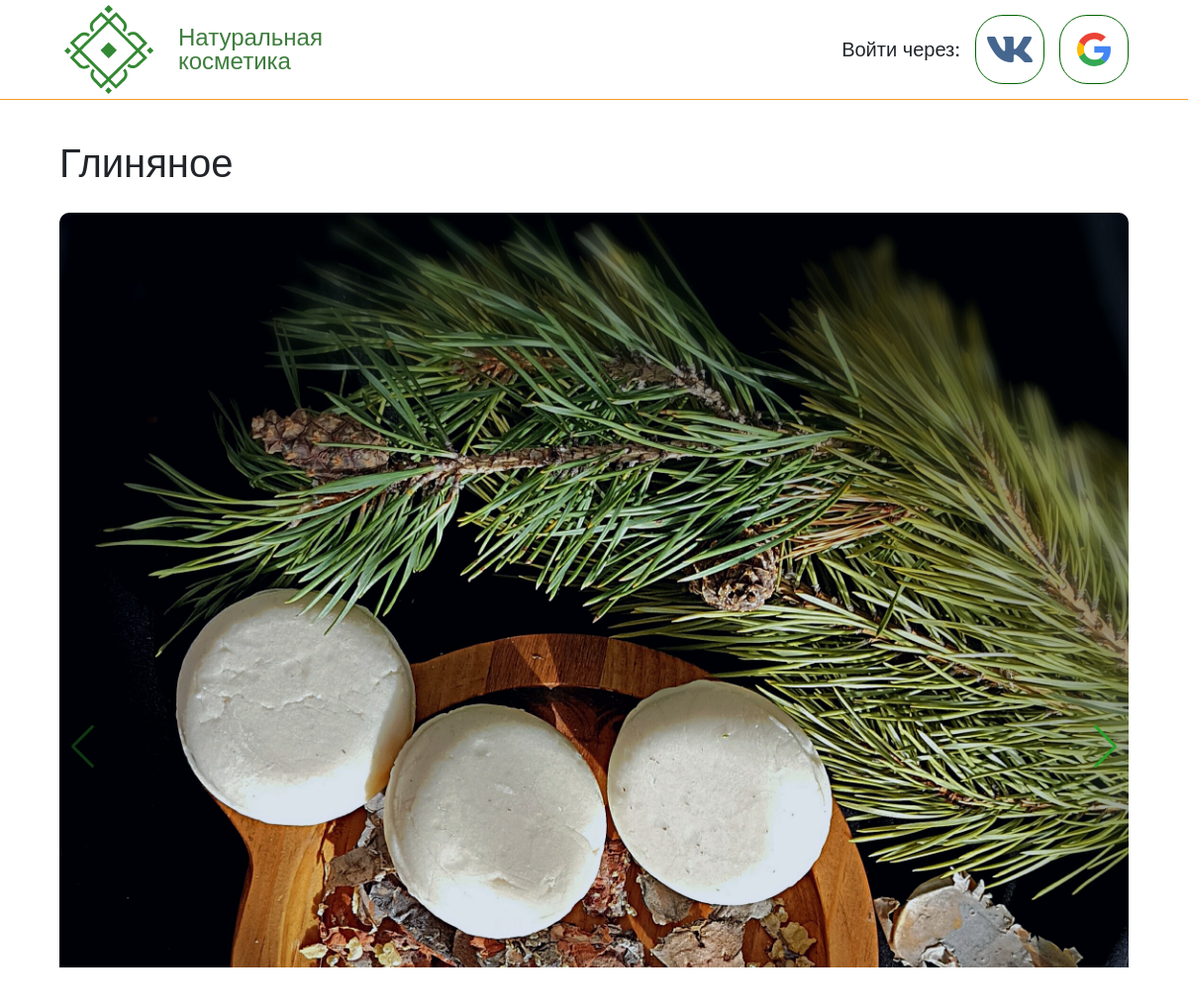
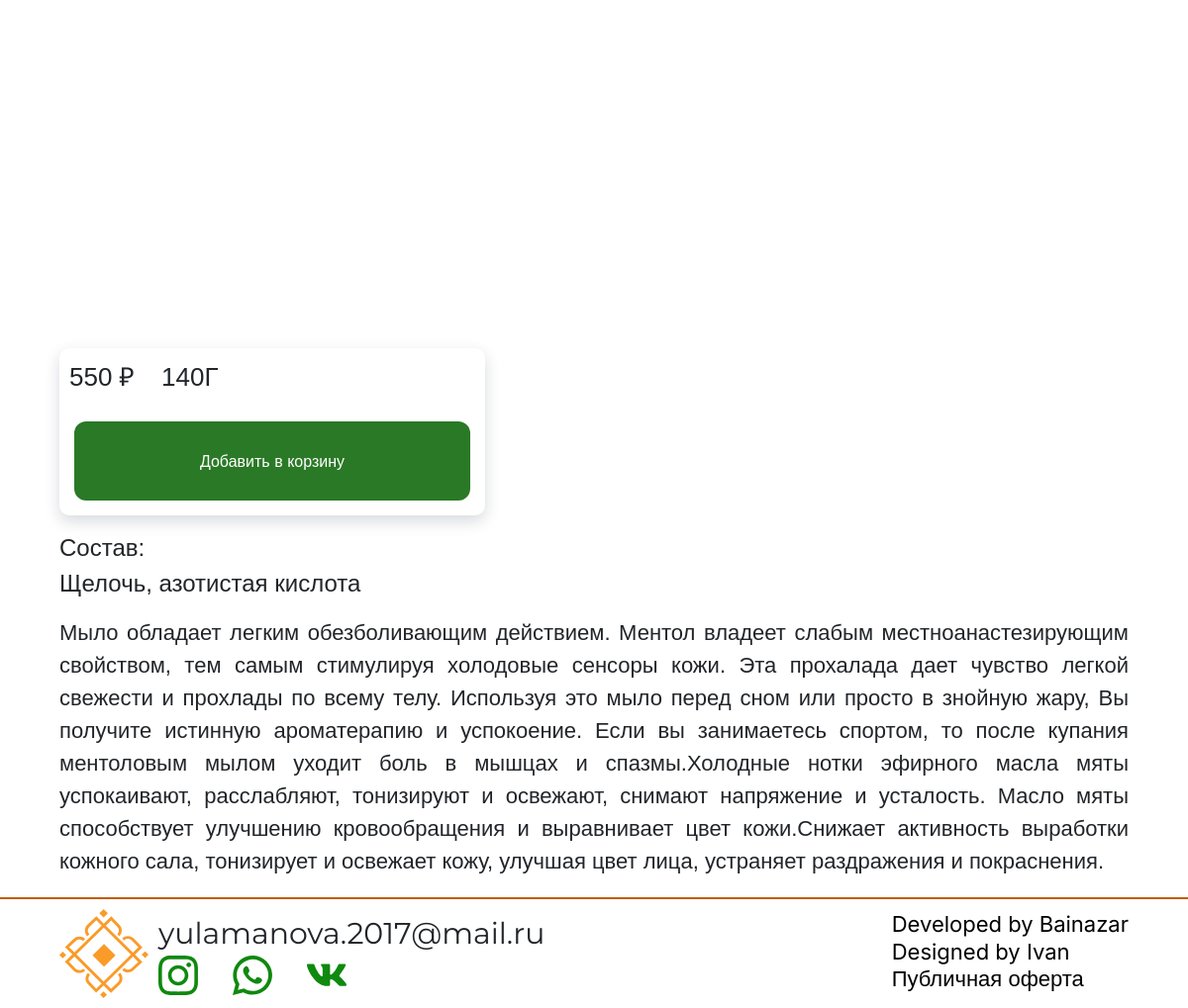
Page /product/1 on the committed database (2 pictures, top to bottom).
### main/models.py (models this page shows, shortened)
class Product(models.Model):
    name = models.CharField("Название", max_length=250)
    description = models.TextField("Описание")
    price = models.IntegerField(verbose_name="Цена")
    category = models.ForeignKey(Category, verbose_name="Категория", on_delete=models.CASCADE)
    poster = models.ImageField(upload_to="posters/")
    components = models.ManyToManyField(Component, verbose_name="Составляющее")
    weight = models.PositiveIntegerField('Вес товара', help_text='Указывать в граммах', default=0)
    amount = models.IntegerField('Количество в наличии', default=1)
    class Meta:
        verbose_name = 'Товар'
        verbose_name_plural = "Товары"

### main/views.py (the view)
# urls.py: path('product/<int:id>', views.product, name='product'),
def product(request, id):
    user = request.user
    product = Product.objects.get(id=id)
    if product.amount < 1:
        raise Http404()
    components = [component.name for component in product.components.all()]
    components = ', '.join(components).capitalize()
    count_of_product_in_cart = 0
    product_in_cart = False
    if user.is_authenticated:
        product_in_cart = id in get_product_ides_in_cart_of(user)
        if product_in_cart:
            count_of_product_in_cart = get_relation_in_cart_of(user, id).amount
    context = {'product_in_cart': product_in_cart, 'product': product, 'count_of_product_in_cart': count_of_product_in_cart, "components": components}
    return render(request, "main/product.html", context)

### templates/main/product.html (shortened to what this page needs)
{% extends 'base.html' %}{% load static %}
{% block content %}
    <div class="product-wrapper">
        <div class="product-review">
            <span class="title-in-card">{{ product.name }}</span>
            <div class="slider-wrapper">
                <div class="swiper mySwiper">
                    <div class="swiper-wrapper">
                        <div class="swiper-slide"><img class="product-img" src="{{ product.poster.url }}"></div>
                    </div>
                    <div class="swiper-pagination"></div>
                </div>
                <div class="swiper-button-next"></div>
            </div>
        </div>
        <div class="product-full-info">
            <div class="main-info">
                <div class="quantitative-info">
                    <span class="price">{{ product.price }} ₽</span>
                    <span class="mass">{{ product.weight }}Г</span>
                </div>
                <div class="add2cart-buttons">
                    {% if product_in_cart %}
                        <button style="display:none;" onclick="add2cart({{ product.id }}, '{{ csrf_token }}');" class="add2cart-in-productcard">Добавить в корзину</button>
                        <button onclick="location.href = {% url 'cart' %};" class="go2cart">Перейти в корзину</button>
                        <button onclick="minus({{ product.id }}, '{{ csrf_token }}');" class="minus">-</button>
                        <span class="count-of-product-in-cart">{{ count_of_product_in_cart }}</span>
                        <button onclick="plus({{ product.id }}, '{{ csrf_token }}');" class="plus">+</button>
                    {% else %}
                        <button onclick="add2cart({{ product.id }}, '{{ csrf_token }}');" class="add2cart-in-productcard">Добавить в корзину</button>
                    {% endif %}
                </div>
            </div>
            <div class="txt-info-in-product-card">
                <span class="components">Состав:<br>{{ components }}</span>
                <span class="description">{{ product.description }}</span>
            </div>
        </div>
    </div>
{% endblock content %}

### static/css/main.css (style rules this page uses)
* { margin: 0; padding: 0; }
.slider-wrapper { width: 100%; margin-top: 0.4%; position: relative; }
.swiper-button-next, .swiper-button-prev { color: #28a128; }
.product-wrapper { width: 85%; display: flex; }
.product-review { width: 45%; margin-right: 5%; display: flex; flex-direction: column; }
.title-in-card { font-size: 32px; font-family: 'Rubik', sans-serif; padding-bottom: 15px; }
.product-img { max-width: 100%; border-radius: 10px; }
.product-full-info { margin-top: 7%; max-width: 50%; font-family: 'Montsterrat', sans-serif; }
.components { margin-bottom: 15px; }
.txt-info-in-product-card { max-width: 100%; display: flex; flex-direction: column; }
.quantitative-info { font-size: 20px; padding: 10px; }
.price { padding-right: 20px; }
.main-info { border-radius: 10px; box-shadow: 0 6px 16px rgb(0 26 52 / 16%), 0 0 0 rgb(0 26 52 / 5%); margin-bottom: 15px; display: inline-block; }
.add2cart-buttons { width: 300px; height: 60px; margin: 15px; font-family: 'Inter', sans-serif; display: flex; justify-content: space-between; align-items: center; }
.add2cart-in-productcard { background-color: #2A7926; color: white; border-radius: 12px; border: none; width: 100%; height: 100%; }
@media screen and (min-width:100px) and (max-width:1200px) { .product-wrapper { width: 90%; flex-direction: column; } }
@media screen and (min-width:100px) and (max-width:1200px) { .product-review { width: 100%; } }
@media screen and (min-width:100px) and (max-width:1200px) { .title-in-card { padding-top: 15px; font-size: 40px; } }
@media screen and (min-width:100px) and (max-width:1200px) { .product-full-info { max-width: 100%; } }
@media screen and (min-width:100px) and (max-width:1200px) { .components { font-size: 24px; } }
@media screen and (min-width:100px) and (max-width:1200px) { .description { font-size: 22px; text-align: justify; } }
@media screen and (min-width:100px) and (max-width:1200px) { .quantitative-info { font-size: 26px; } }
@media screen and (min-width:100px) and (max-width:1200px) { .add2cart-buttons { width: 400px; height: 80px; } }

### rows in the picture
Product: name "Глиняное", poster (picture), price "550", weight "140", description "Мыло обладает легким обезболивающим действием. Ментол владеет слабым местноанастезирующим свойством, тем самым стимулируя холодовые сенсоры кожи. Эта прохалада дает чувство легкой свежести и прохлады по всему телу. Используя это мыло перед сном или просто в знойную жару, Вы получите истинную ароматерапию и успокоение. Если вы занимаетесь спортом, то после купания ментоловым мылом уходит боль в мышцах и спазмы.Холодные нотки эфирного масла мяты успокаивают, расслабляют, тонизируют и освежают, снимают напряжение и усталость. Масло мяты способствует улучшению кровообращения и выравнивает цвет кожи.Снижает активность выработки кожного сала, тонизирует и освежает кожу, улучшая цвет лица,…"

### other values in the picture
{{ components }} "Щелочь, азотистая кислота"
